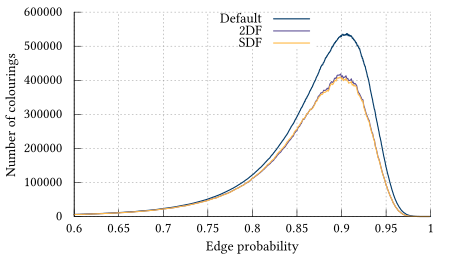

The script that drew this image:
# vim: set et ft=gnuplot sw=4 :

set terminal tikz standalone color size 11.5cm,6.5cm preamble '\RequirePackage[tt=false, type1=true]{libertine} \RequirePackage[varqu]{zi4} \RequirePackage[libertine]{newtxmath} \RequirePackage[T1]{fontenc}'
set output "genhere-" . ARG0[:(strlen(ARG0)-strlen(".gnuplot"))] . ".tex"

load "glasgow.pal"

set xrange [0.6:1]
set xlabel "Edge probability"
set yrange [1:]
set ylabel "Number of colourings"
set border 3
set grid ls 101
set xtics nomirror
set ytics nomirror

set key at screen 0.7, 0.95 maxrows 3 width -5

plot \
    "data/clique-g150-default-means.data" u 1:3 w l ls 1 lw 2 title "Default", \
    "data/clique-g150-2df-means.data" u 1:3 w l ls 3 lw 2 title "2DF", \
    "data/clique-g150-sdf-means.data" u 1:3 w l ls 6 lw 2 title "SDF"
